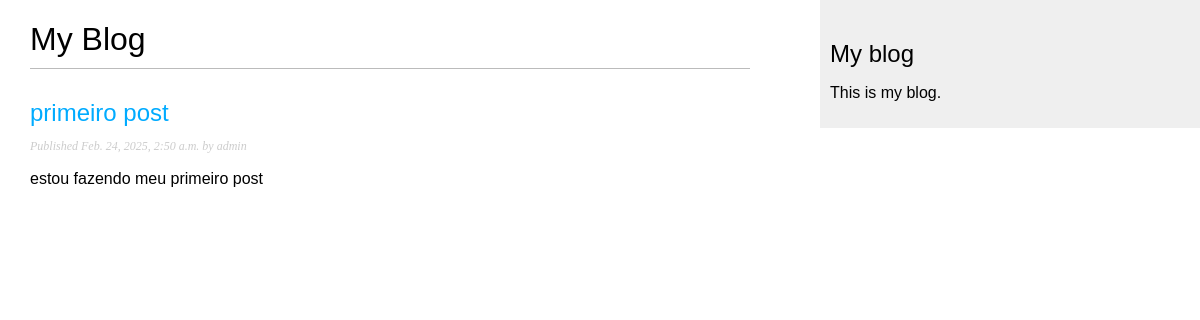
Page /blog/ on the earlier database version.
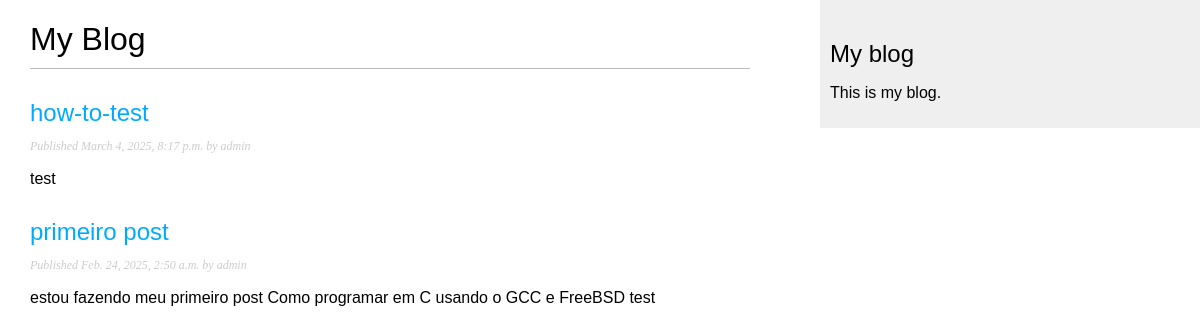
Same page on the later database version.
### blogApp/models.py (models this page shows)
class Post(models.Model):
    class Status(models.TextChoices):
        DRAFT = 'DF', 'Draft'
        PUBLISHED = 'PB', 'Published'
    author = models.ForeignKey(
        settings.AUTH_USER_MODEL,
        on_delete=models.CASCADE,
        related_name='blog_posts'
    )
    title = models.CharField(max_length=250)    # CharField that translates into a varchar
    slug = models.SlugField(max_length=250, unique_for_date='publish')
    body = models.TextField()                   # TextField field that translates into a TEXT
    publish = models.DateTimeField(default=timezone.now)
    created = models.DateTimeField(auto_now_add=True) # auto_now_add - will be saved automatically when creating an object
    updated = models.DateTimeField(auto_now=True) # will be updated automatically when saving an object
    status = models.CharField(
        max_length=2,
        choices=Status,
        default=Status.DRAFT
    )
    objects = models.Manager() # The default manager
    published = PublishedManager() # Our custom manager
    """
    Tip: Utilizing the auto_now_add and auto_now datetime fields in your Django models is highly
    beneficial for tracking the creation and last modification times of objects.
    """
    class Meta:
        ordering = ['-publish'] # Sorting results by the publish field.
        indexes = [
            models.Index(fields=['-publish']),
        ]
    def __str__(self):
        return self.title
    def get_absolute_url(self):
        return reverse(
            'blog:post_detail',
            args=[
                self.publish.year,
                self.publish.month,
                self.publish.day,
                self.slug
            ]
        )

### blogApp/views.py (the view)
# urls.py: path('', views.post_list, name='post_list'),
def post_list(request):
    posts = Post.published.all()
    print(posts)
    return render(
        request,
        'blog/post/list.html',
        {'posts': posts}
    )

### blogApp/models.py (called while the page is built)
    def get_queryset(self):
        return (
            super().get_queryset().filter(status=Post.Status.PUBLISHED)
        )

### blogApp/templates/blog/post/list.html (shortened to what this page needs)
{% extends "blog/base.html" %}
{% block content %}
  <h1>My Blog</h1>
  {% for post in posts %}
    <h2>
        <a href="{{ post.get_absolute_url }}">
        {{ post.title }}
      </a>
    </h2>
    <p class="date">
      Published {{ post.publish }} by {{ post.author }}
    </p>
    {{ post.body|truncatewords:30|linebreaks }}
  {% endfor %}
{% endblock %}

Differences in the rows shown:
now on this page (row edited): Post: title "how-to-test", publish "March 4, 2025, 8:17 p.m.", author "admin", body "test"
changed Post "primeiro post": body "estou fazendo meu primeiro post" → "estou fazendo meu primeiro post Como programar em C usando o GCC e FreeBSD test"
